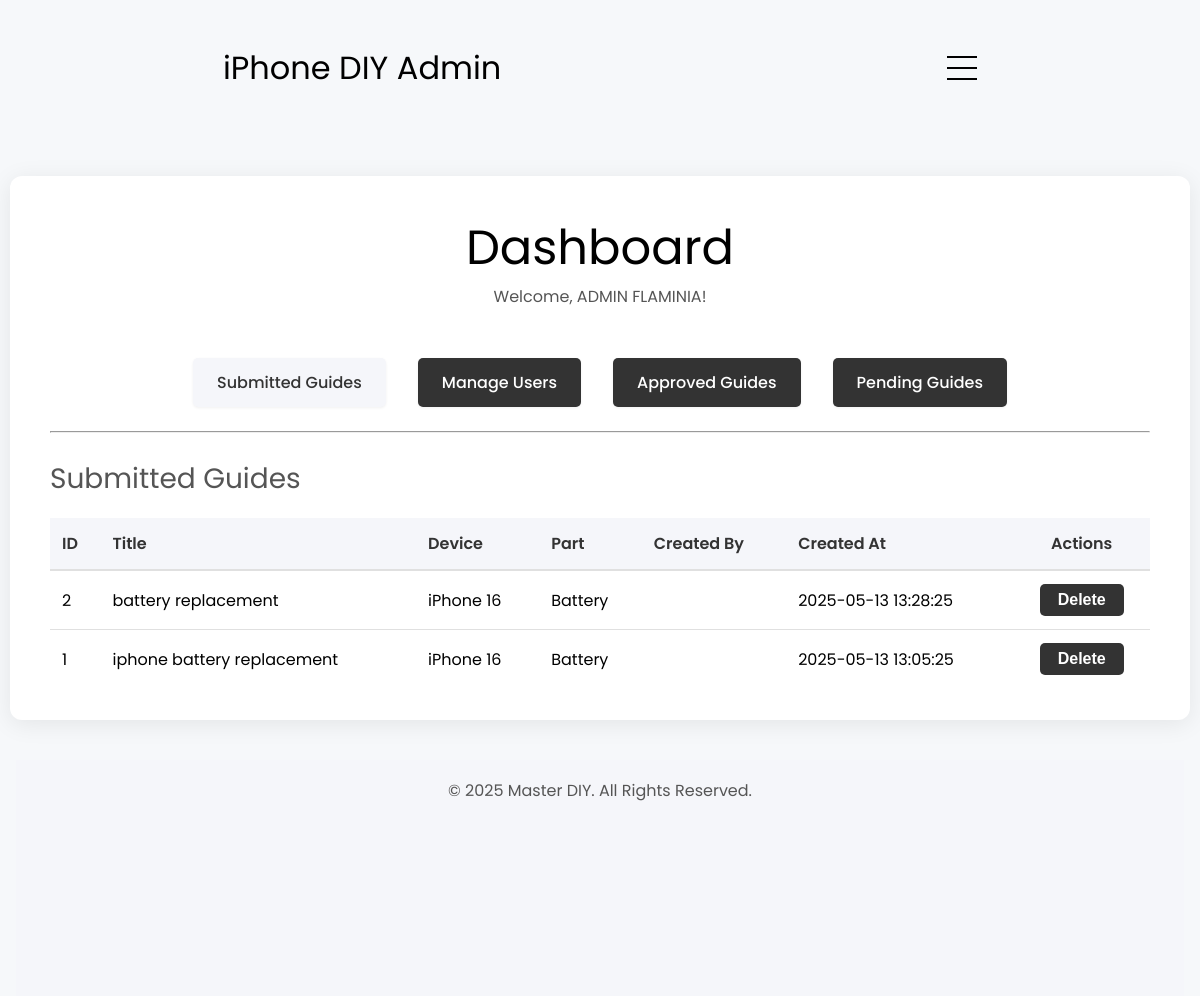
/admin.php (signed in), run on an earlier commit of the app's database.
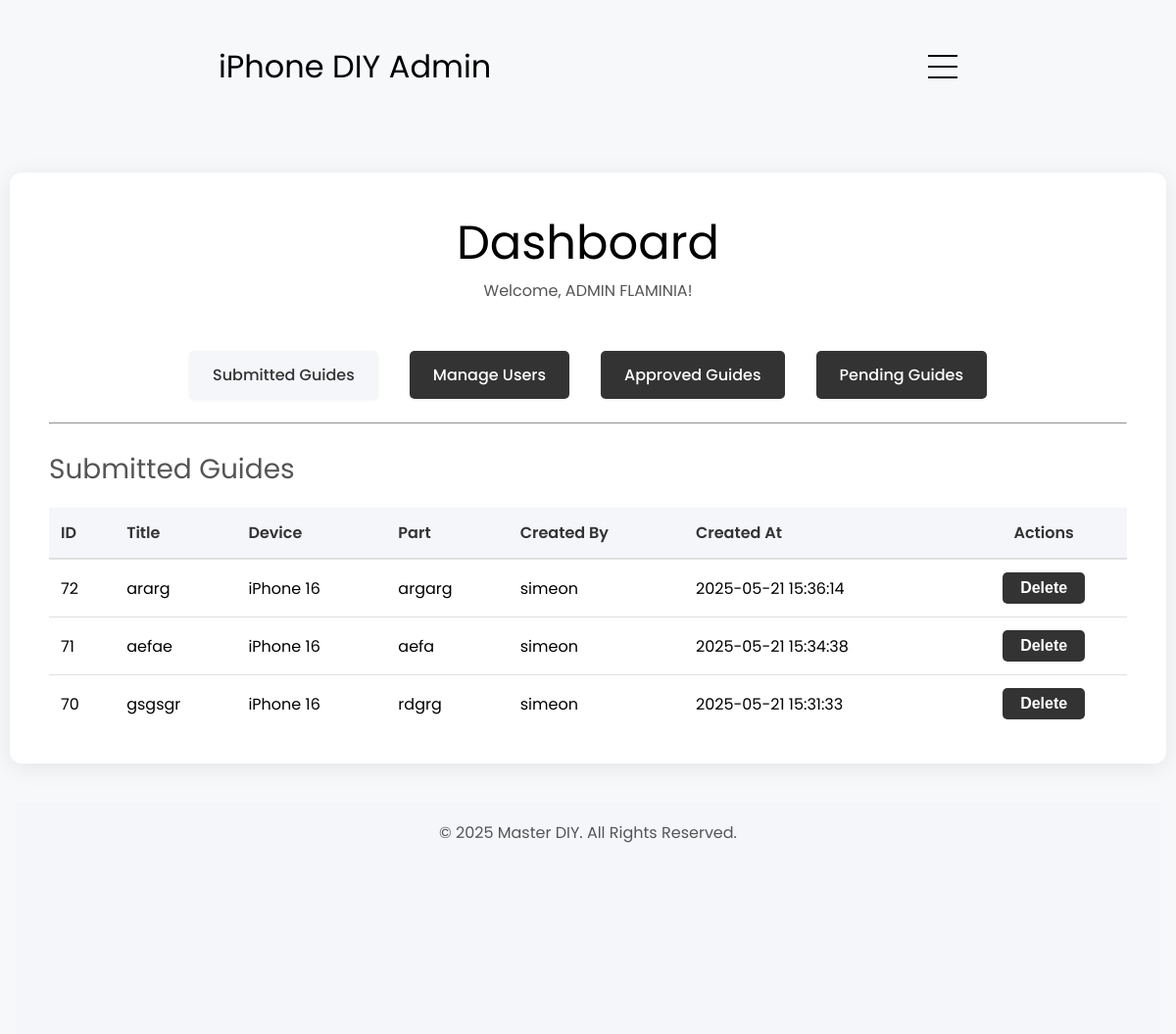
And on a later commit of the database.
### tables this page shows
CREATE TABLE `guides` (
  `id` int(11) NOT NULL,
  `created_by` varchar(255) NOT NULL,
  `guide_type` varchar(100) NOT NULL,
  `device` varchar(100) NOT NULL,
  `part` varchar(100) NOT NULL,
  `title` varchar(255) NOT NULL,
  `introduction` text NOT NULL,
  `difficulty_estimate` varchar(50) DEFAULT NULL,
  `tools` varchar(255) DEFAULT NULL,
  `conclusion` text DEFAULT NULL,
  `steps` longtext NOT NULL CHECK (json_valid(`steps`)),
  `step_type` longtext NOT NULL CHECK (json_valid(`step_type`)),
  `wisdom` longtext NOT NULL CHECK (json_valid(`wisdom`)),
  `created_at` timestamp NOT NULL DEFAULT current_timestamp(),
  `step_images` text DEFAULT NULL,
  `approval_status` varchar(20) NOT NULL DEFAULT 'pending',
  `approved` tinyint(1) DEFAULT 0
);

### admin.php (the view, shortened to what this page needs)
<?php
$host = 'localhost';
$db = 'masterdiy';
$user = 'root';
$pass = '';
$conn = new mysqli($host, $user, $pass, $db);
$query = "SELECT id, title, device, part, created_by, created_at, approval_status FROM guides ORDER BY created_at DESC";
$result = $conn->query($query);
?>
<!DOCTYPE html>
<html lang="en">
<head>
    <link rel="stylesheet" href="css/style.css" />
    <link rel="stylesheet" href="css/mediaqueries.css" />
    <link rel="stylesheet" href="css/admin-dash.css" />
</head>
<body>
    <nav id="hamburger-nav">
        <div class="logo">iPhone DIY Admin</div>
        <div class="hamburger-menu">
            <div class="hamburger-icon" onclick="toggleMenu()">
                <span></span>
                <span></span>
                <span></span>
            </div>
        </div>
    </nav>
    <div class="admin-container">
        <div class="title">Dashboard</div>
        <p class="section__text__p1">Welcome, <?php echo htmlspecialchars($_SESSION['username']); ?>!</p>
        <br/>
        <div class="admin-actions">
            <ul class="admin-actions-list">
                <li><a class="admin-action-link" href="admin.php" style="background:#f5f6fa ;color:#333;">Submitted Guides</a></li>
                <li><a class="admin-action-link" href="admin-user.php">Manage Users</a></li>
                <li><a class="admin-action-link" href="admin_approved_list.php">Approved Guides</a></li>
                <li><a class="admin-action-link" href="admin_approve_guides.php">Pending Guides</a></li>
            </ul>
        </div>
        <hr>
        <br/>
        <p class="section__text__p2">Submitted Guides</p>
        <?php if ($result->num_rows > 0): ?>
        <table class="admin-table">
            <thead>
                <tr>
                    <th>ID</th>
                    <th>Title</th>
                    <th>Device</th>
                    <th>Part</th>
                    <th>Created By</th>
                    <th>Created At</th>
                    <th style="text-align:center;">Actions</th>
                </tr>
            </thead>
            <tbody>
            <?php while ($row = $result->fetch_assoc()): ?>
                <tr>
                    <td><?= htmlspecialchars($row['id']) ?></td>
                    <td><?= htmlspecialchars($row['title']) ?></td>
                    <td><?= htmlspecialchars($row['device']) ?></td>
                    <td><?= htmlspecialchars($row['part']) ?></td>
                    <td><?= htmlspecialchars($row['created_by']) ?></td>
                    <td><?= htmlspecialchars($row['created_at']) ?></td>
                    <td class="actions-cell">
                        <form method="post" style="display:inline;">
                            <button type="submit" class="action-btn delete-btn" onclick="return confirm('Delete this guide?')">Delete</button>
                        </form>
                    </td>
                </tr>
            <?php endwhile; ?>
            </tbody>
        </table>
        <?php else: ?>
            <div class="no-guides">There are no submitted guides.</div>
        <?php endif; ?>
    </div>
    <footer>
        <p>&copy; <?= date('Y') ?> Master DIY. All Rights Reserved.</p>
    </footer>
</body>
</html>

### css/style.css (style rules this page uses)
* { margin: 0; padding: 0; }
body { font-family: "Poppins", sans-serif; }
html { scroll-behavior: smooth; }
p { color: rgb(85, 85, 85); }
a, .btn { transition: all 300ms ease; }
nav, .nav-links { display: flex; }
nav { justify-content: space-around; align-items: center; height: 17vh; }
a { color: black; text-decoration: none; text-decoration-color: white; }
.logo { font-size: 2rem; }
#hamburger-nav { display: none; }
.hamburger-menu { position: relative; display: inline-block; }
.hamburger-icon { display: flex; flex-direction: column; justify-content: space-between; height: 24px; width: 30px; cursor: pointer; }
.hamburger-icon span { width: 100%; height: 2px; background-color: black; transition: all 0.3 ease-in-out; }
.hamburger-icon span:first-child { transform: none; }
.hamburger-icon span:first-child { opacity: 1; }
.section__text__p1 { text-align: center; }
.section__text__p2 { font-size: 1.75rem; margin-bottom: 1rem; }
.title { font-size: 3rem; text-align: center; }
footer { height: 26vh; margin: 0 1rem; }
footer p { text-align: center; }

### css/mediaqueries.css (style rules this page uses)
@media screen and (max-width: 1200px) { #hamburger-nav { display: flex; } }

### css/admin-dash.css (style rules this page uses)
body { background: #f6f8fa; }
.admin-container { max-width: 1100px; margin: 40px auto 0 auto; background: #fff; border-radius: 12px; box-shadow: 0 4px 24px rgba(0,0,0,0.08); padding: 36px 40px 32px 40px; }
.admin-actions { display: flex; justify-content: center; padding: 1.5rem; border-radius: 8px; }
.admin-actions-list { list-style: none; padding: 0; margin: 0; display: flex; flex-direction: row; gap: 2rem; justify-content: flex-start; align-items: center; }
.admin-action-link { display: block; padding: 0.75rem 1.5rem; background: #333; color: #fff; text-decoration: none; border-radius: 5px; font-weight: 500; text-align: center; transition: background 0.2s, box-shadow 0.2s; box-shadow: 0 1px 3px rgba(0,0,0,0.06); white-space: nowrap; }
.admin-table { width: 100%; border-collapse: collapse; margin-top: 18px; background: #fff; }
.admin-table th, .admin-table td { padding: 13px 12px; text-align: left; }
.admin-table th { background: #f5f6fa; color: #333; font-weight: 600; border-bottom: 2px solid #e0e0e0; }
.admin-table tr { border-bottom: 1px solid #e0e0e0; }
.admin-table tr:last-child { border-bottom: none; }
.actions-cell { display: flex; gap: 10px; justify-content: center; align-items: center; }
.action-btn { padding: 7px 18px; border: none; border-radius: 5px; font-weight: 600; font-size: 1em; cursor: pointer; transition: background 0.2s, color 0.2s; }
.delete-btn { background: #333; color: #fff; }
nav#desktop-nav, nav#hamburger-nav { background: #f6f8fa; color: black; }
footer { text-align: center; color: #888; font-size: 1rem; margin-top: 40px; padding: 18px 0 10px 0; background: #f5f6fa; }

What changed in the data, as far as the page shows it:
removed guides: id "2", title "battery replacement", device "iPhone 16", part "Battery", created_at "2025-05-13 13:28:25"
removed guides: id "1", title "iphone battery replacement", device "iPhone 16", part "Battery", created_at "2025-05-13 13:05:25"
added guides: id "72", title "ararg", device "iPhone 16", part "argarg", created_by "simeon", created_at "2025-05-21 15:36:14"
added guides: id "71", title "aefae", device "iPhone 16", part "aefa", created_by "simeon", created_at "2025-05-21 15:34:38"
added guides: id "70", title "gsgsgr", device "iPhone 16", part "rdgrg", created_by "simeon", created_at "2025-05-21 15:31:33"
